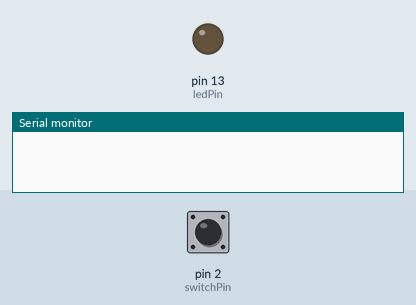
Bench run of a sketch on a simulated Arduino Uno, built with avr-gcc and run on an emulated ATmega328P. Parts: output pins drawn as LEDs (lit = HIGH), the last lines printed to the serial monitor. The inputs (shaded band) are chosen by the test bench; at power-on: pin 2 (switchPin) HIGH.

Above: at 1.2 s.
1.3 s: pin 2 (switchPin) pulled LOW for 0.15 s
At 2.5 s:
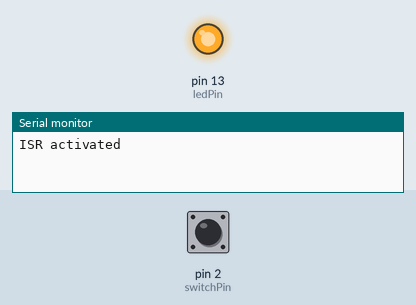
2.9 s: pin 2 (switchPin) pulled LOW for 1 s
At 3.8 s:
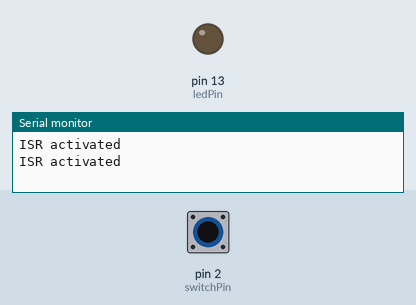
5.4 s: pin 2 (switchPin) pulled LOW for 3.2 s
At 5.7 s:
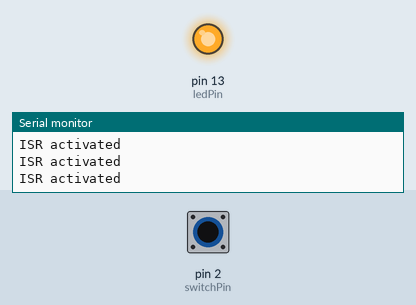
Timing chart, 0 to 8.4 s (numbered marks = the images above; inputs shaded):
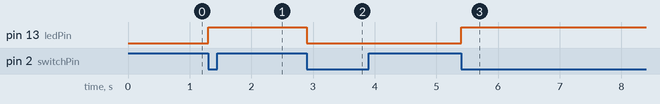

The sketch:

task3.ino
```cpp
//Using switch with interrupt
int switchPin=2;
int ledPin=13;
int switchStatus=0;
bool ledStatus=false;

void setup() {
  Serial.begin(115200);
  pinMode(ledPin, OUTPUT);
  pinMode(switchPin, INPUT);
  digitalWrite(ledPin, ledStatus);
  attachInterrupt(0,ledToggle,FALLING);
}

void loop() {
}

void ledToggle()
{
  Serial.println("ISR activated");
  if(ledStatus==false)
  {
    ledStatus=true;
  }
  else
  {
    ledStatus=false;
  }
  digitalWrite(ledPin, ledStatus);
}
```

Measured:
- after the input at 1.3 s, pin 13 (ledPin): LOW → HIGH at once
- after the input at 2.9 s, pin 13 (ledPin): HIGH → LOW at once
- after the input at 5.4 s, pin 13 (ledPin): LOW → HIGH at once
